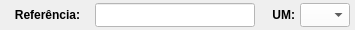
        <widget class="QWidget" name="widget_37" native="true">
         <property name="minimumSize">
          <size>
           <width>0</width>
           <height>30</height>
          </size>
         </property>
         <property name="maximumSize">
          <size>
           <width>16777215</width>
           <height>30</height>
          </size>
         </property>
         <property name="styleSheet">
          <string notr="true"/>
         </property>
         <layout class="QHBoxLayout" name="horizontalLayout_30">
          <property name="spacing">
           <number>5</number>
          </property>
          <property name="leftMargin">
           <number>5</number>
          </property>
          <property name="topMargin">
           <number>3</number>
          </property>
          <property name="rightMargin">
           <number>5</number>
          </property>
          <property name="bottomMargin">
           <number>3</number>
          </property>
          <item>
           <widget class="QLabel" name="label_59">
            <property name="minimumSize">
             <size>
              <width>85</width>
              <height>0</height>
             </size>
            </property>
            <property name="maximumSize">
             <size>
              <width>85</width>
              <height>16777215</height>
             </size>
            </property>
            <property name="font">
             <font>
              <pointsize>9</pointsize>
              <weight>75</weight>
              <bold>true</bold>
             </font>
            </property>
            <property name="text">
             <string>Referência:</string>
            </property>
            <property name="alignment">
             <set>Qt::AlignCenter</set>
            </property>
           </widget>
          </item>
          <item>
           <widget class="QLineEdit" name="line_Referencia">
            <property name="sizePolicy">
             <sizepolicy hsizetype="Preferred" vsizetype="Preferred">
              <horstretch>0</horstretch>
              <verstretch>0</verstretch>
             </sizepolicy>
            </property>
            <property name="minimumSize">
             <size>
              <width>160</width>
              <height>0</height>
             </size>
            </property>
            <property name="maximumSize">
             <size>
              <width>16777215</width>
              <height>16777215</height>
             </size>
            </property>
            <property name="font">
             <font>
              <pointsize>9</pointsize>
             </font>
            </property>
            <property name="cursor">
             <cursorShape>IBeamCursor</cursorShape>
            </property>
            <property name="styleSheet">
             <string notr="true">background-color: rgb(255, 255, 255);</string>
            </property>
            <property name="inputMask">
             <string/>
            </property>
            <property name="text">
             <string/>
            </property>
            <property name="maxLength">
             <number>20</number>
            </property>
            <property name="frame">
             <bool>true</bool>
            </property>
            <property name="echoMode">
             <enum>QLineEdit::Normal</enum>
            </property>
            <property name="alignment">
             <set>Qt::AlignLeading|Qt::AlignLeft|Qt::AlignVCenter</set>
            </property>
           </widget>
          </item>
          <item>
           <widget class="QLabel" name="label_16">
            <property name="text">
             <string/>
            </property>
           </widget>
          </item>
          <item>
           <widget class="QLabel" name="label_26">
            <property name="maximumSize">
             <size>
              <width>25</width>
              <height>16777215</height>
             </size>
            </property>
            <property name="font">
             <font>
              <pointsize>9</pointsize>
              <weight>75</weight>
              <bold>true</bold>
             </font>
            </property>
            <property name="text">
             <string>UM:</string>
            </property>
            <property name="alignment">
             <set>Qt::AlignRight|Qt::AlignTrailing|Qt::AlignVCenter</set>
            </property>
           </widget>
          </item>
          <item>
           <widget class="QComboBox" name="combo_UM">
            <property name="sizePolicy">
             <sizepolicy hsizetype="Preferred" vsizetype="Preferred">
              <horstretch>0</horstretch>
              <verstretch>0</verstretch>
             </sizepolicy>
            </property>
            <property name="minimumSize">
             <size>
              <width>50</width>
              <height>0</height>
             </size>
            </property>
            <property name="maximumSize">
             <size>
              <width>50</width>
              <height>16777215</height>
             </size>
            </property>
            <property name="font">
             <font>
              <pointsize>9</pointsize>
             </font>
            </property>
            <property name="styleSheet">
             <string notr="true">background-color: rgb(255, 255, 255);
text-align: center;</string>
            </property>
            <item>
             <property name="text">
              <string/>
             </property>
            </item>
            <item>
             <property name="text">
              <string>UN</string>
             </property>
            </item>
            <item>
             <property name="text">
              <string>MT</string>
             </property>
            </item>
            <item>
             <property name="text">
              <string>MM</string>
             </property>
            </item>
            <item>
             <property name="text">
              <string>LT</string>
             </property>
            </item>
            <item>
             <property name="text">
              <string>KG</string>
             </property>
            </item>
            <item>
             <property name="text">
              <string>CT</string>
             </property>
            </item>
            <item>
             <property name="text">
              <string>ML</string>
             </property>
            </item>
            <item>
             <property name="text">
              <string>M²</string>
             </property>
            </item>
            <item>
             <property name="text">
              <string>M³</string>
             </property>
            </item>
            <item>
             <property name="text">
              <string>FD</string>
             </property>
            </item>
           </widget>
          </item>
         </layout>
        </widget>
